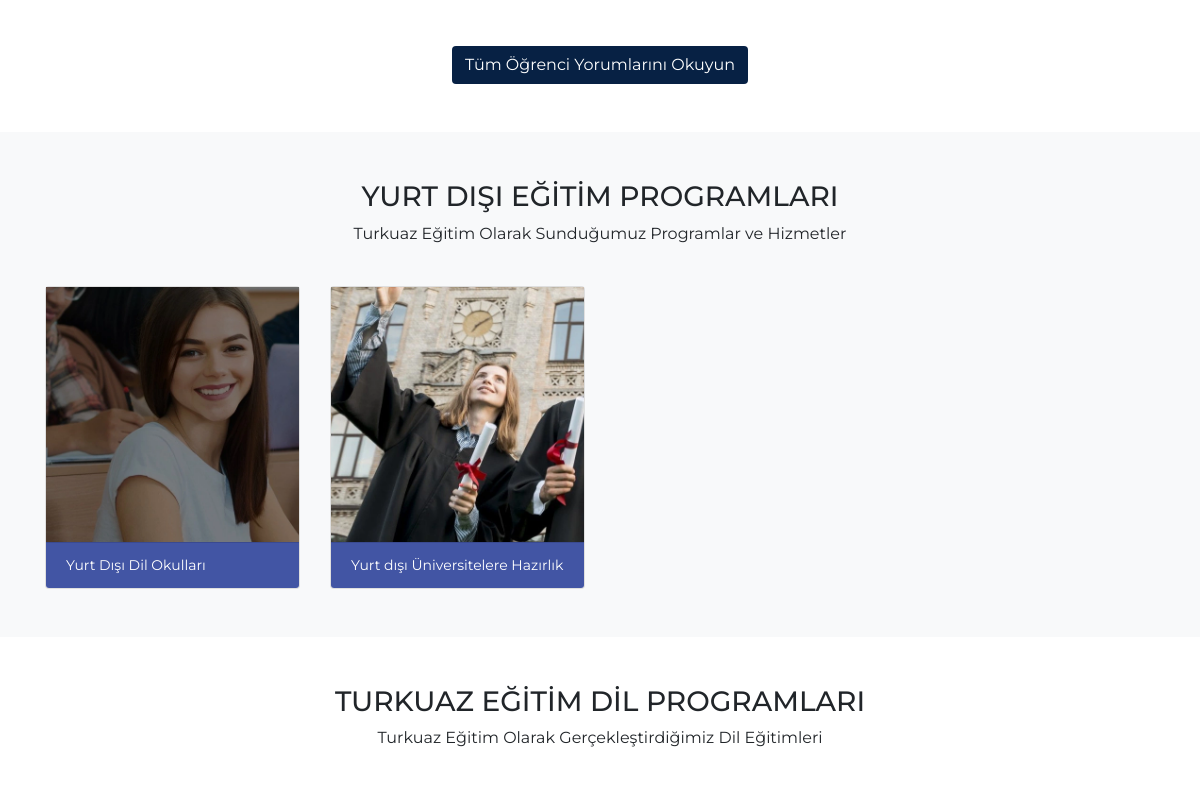
Before: / (middle part) with the older database file.
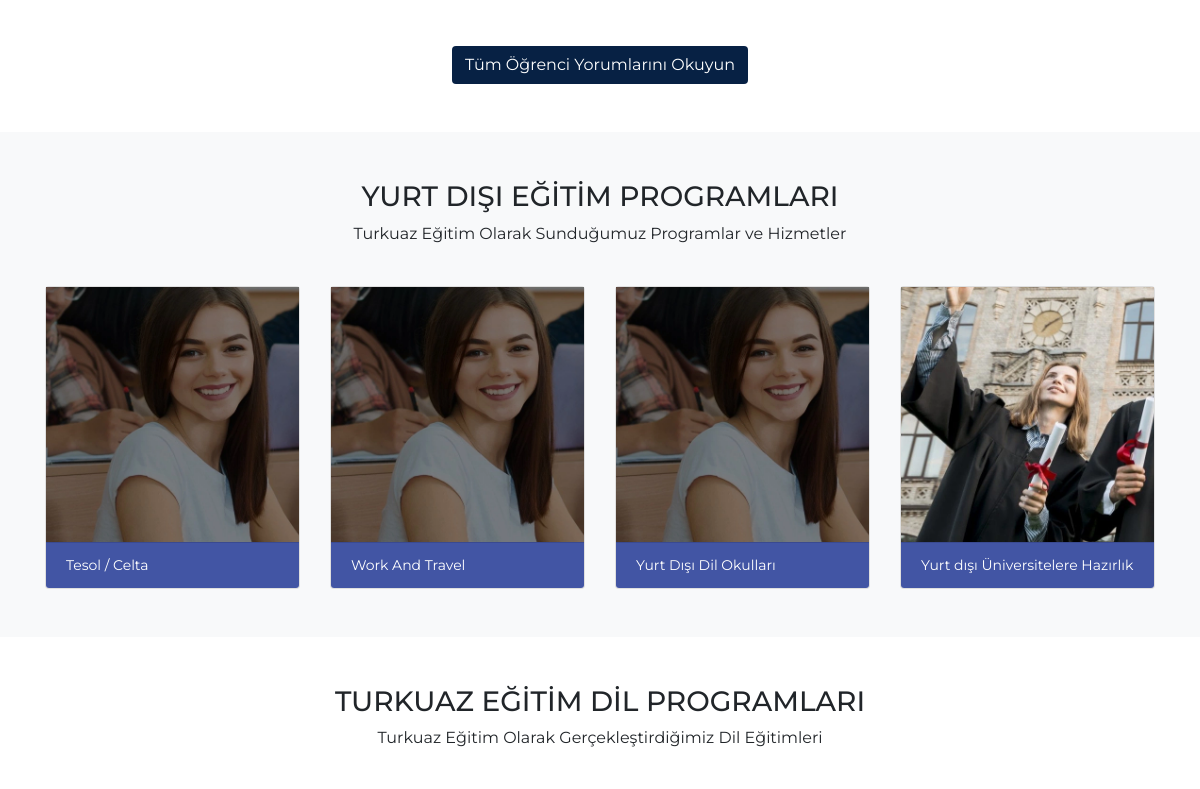
After: the same page with the newer database file.
### tables this page shows
CREATE TABLE IF NOT EXISTS `egitimler` (
  `id` int NOT NULL AUTO_INCREMENT,
  `egitimAdi` varchar(50) NOT NULL,
  `aciklama` text NOT NULL,
  `sure` int NOT NULL,
  `katilimci` varchar(25) NOT NULL,
  `kontenjan` int NOT NULL,
  `kategori` varchar(30) NOT NULL,
  `gorsel` varchar(100) NOT NULL,
  `video` varchar(150) NOT NULL,
  `dil` varchar(15) NOT NULL,
  PRIMARY KEY (`id`)
);

### index.php (the view, shortened to what this page needs)
<?php require_once('header.php'); ?>
<section id="sizdenGelenler" class="py-5">
    <div class="container-fluid">
        <div class="row">
            <div class="col-12 text-center">
                <a href="yorumlar.php" class="btn btn-lacivert">Tüm Öğrenci Yorumlarını Okuyun</a>
            </div>
        </div>
    </div>
</section>
<section id="yurtDisiProgramlar" class="py-5 bg-light">
    <div class="container">
        <div class="row">
            <div class="col-12 text-center">
                <h3>YURT DIŞI EĞİTİM PROGRAMLARI</h3>
                <p>Turkuaz Eğitim Olarak Sunduğumuz Programlar ve Hizmetler</p>
            </div>
        </div>
        <div class="row mt-4">
            <?php
            $yurtDisiEgitim = $db->prepare('select * from egitimler where kategori="Yurt Dışı Eğitim" order by id desc');
            $yurtDisiEgitim->execute();
            if ($yurtDisiEgitim->rowCount()) {
                foreach ($yurtDisiEgitim as $yurtDisiEgitimSatir) {
            ?>
                    <div class="col-md-3">
                        <a href="egitimler.php?egitimID=<?php echo $yurtDisiEgitimSatir['id']; ?>">
                            <div class="card">
                                <img src="<?php echo substr($yurtDisiEgitimSatir['gorsel'], 3); ?>" alt="<?php echo $yurtDisiEgitimSatir['egitimAdi']; ?>">
                                <div class="card-footer bg-mavi cardFooter">
                                    <?php echo $yurtDisiEgitimSatir['egitimAdi']; ?>
                                </div>
                            </div>
                        </a>
                    </div>
            <?php
                }
            }
            ?>
        </div>
    </div>
</section>
<section id="dilEgitimleri" class="py-5">
    <div class="container">
        <div class="row">
            <div class="col-12 text-center">
                <h3>TURKUAZ EĞİTİM DİL PROGRAMLARI</h3>
                <p>Turkuaz Eğitim Olarak Gerçekleştirdiğimiz Dil Eğitimleri</p>
            </div>
        </div>
    </div>
</section>
<?php require_once('footer.php'); ?>

Changed rows visible on the page:
added egitimler: gorsel (picture), egitimAdi "Tesol / Celta"
added egitimler: gorsel (picture), egitimAdi "Work And Travel"
